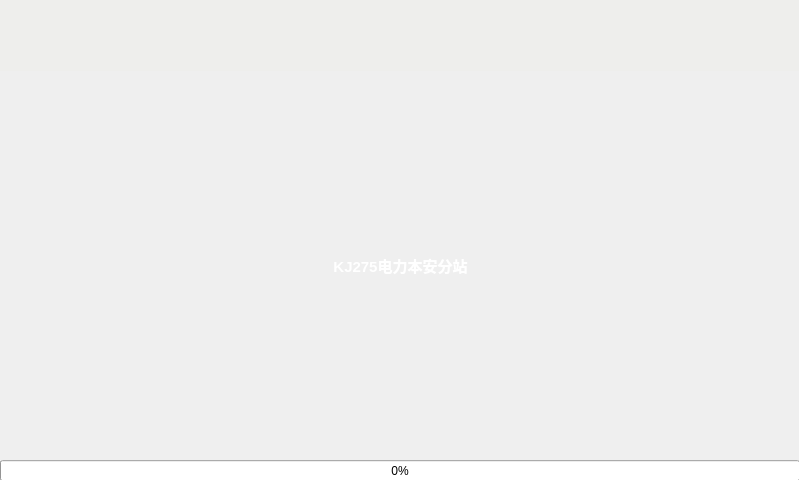
<?xml version="1.0" encoding="UTF-8"?>
<ui version="4.0">
 <class>centralCtl</class>
 <widget class="QWidget" name="centralCtl">
  <property name="geometry">
   <rect>
    <x>0</x>
    <y>0</y>
    <width>799</width>
    <height>480</height>
   </rect>
  </property>
  <property name="windowTitle">
   <string>Form</string>
  </property>
  <widget class="QLabel" name="label_2">
   <property name="geometry">
    <rect>
     <x>120</x>
     <y>110</y>
     <width>541</width>
     <height>17</height>
    </rect>
   </property>
   <property name="text">
    <string/>
   </property>
  </widget>
  <widget class="QFrame" name="frame_2">
   <property name="geometry">
    <rect>
     <x>-1</x>
     <y>0</y>
     <width>801</width>
     <height>71</height>
    </rect>
   </property>
   <property name="styleSheet">
    <string notr="true">background-color: rgb(238, 238, 236);</string>
   </property>
   <property name="frameShape">
    <enum>QFrame::NoFrame</enum>
   </property>
   <property name="frameShadow">
    <enum>QFrame::Raised</enum>
   </property>
   <widget class="QLabel" name="label_4">
    <property name="geometry">
     <rect>
      <x>0</x>
      <y>0</y>
      <width>331</width>
      <height>71</height>
     </rect>
    </property>
    <property name="styleSheet">
     <string notr="true">image: url(:/pic/logo.png);</string>
    </property>
    <property name="text">
     <string/>
    </property>
   </widget>
  </widget>
  <widget class="QProgressBar" name="progressBar">
   <property name="geometry">
    <rect>
     <x>0</x>
     <y>460</y>
     <width>800</width>
     <height>21</height>
    </rect>
   </property>
   <property name="font">
    <font>
     <pointsize>9</pointsize>
    </font>
   </property>
   <property name="styleSheet">
    <string notr="true"/>
   </property>
   <property name="value">
    <number>0</number>
   </property>
   <property name="alignment">
    <set>Qt::AlignCenter</set>
   </property>
   <property name="textDirection">
    <enum>QProgressBar::BottomToTop</enum>
   </property>
  </widget>
  <widget class="QLabel" name="label_3">
   <property name="geometry">
    <rect>
     <x>0</x>
     <y>70</y>
     <width>801</width>
     <height>391</height>
    </rect>
   </property>
   <property name="font">
    <font>
     <pointsize>11</pointsize>
     <weight>75</weight>
     <bold>true</bold>
    </font>
   </property>
   <property name="styleSheet">
    <string notr="true">color: rgb(255, 255, 255);
border-image: url(:/pic/startup.jpg);</string>
   </property>
   <property name="text">
    <string>KJ275电力本安分站</string>
   </property>
   <property name="alignment">
    <set>Qt::AlignCenter</set>
   </property>
  </widget>
 </widget>
 <resources/>
 <connections/>
</ui>
